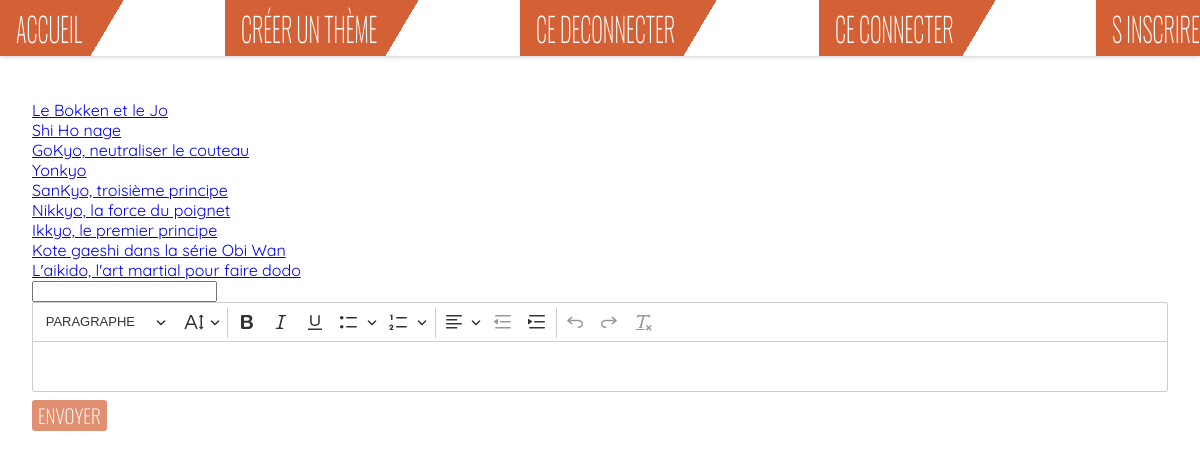
The app's page /?page=subject&id=1 with its own data.
### tables this page shows
CREATE TABLE `forum_topic` (
  `id` int(11) NOT NULL,
  `title` varchar(180) NOT NULL,
  `user_id` int(11) NOT NULL DEFAULT '0',
  `user_ip` varchar(40) NOT NULL,
  `theme_id` int(11) NOT NULL DEFAULT '0',
  `poll_id` int(11) DEFAULT NULL,
  `created_at` datetime NOT NULL DEFAULT CURRENT_TIMESTAMP,
  `updated_at` datetime DEFAULT NULL,
  `first_post_id` int(11) NOT NULL DEFAULT '0',
  `first_post_date` datetime NOT NULL DEFAULT CURRENT_TIMESTAMP,
  `last_post_id` int(11) NOT NULL DEFAULT '0',
  `last_post_date` datetime DEFAULT CURRENT_TIMESTAMP,
  `num_views` int(11) NOT NULL DEFAULT '0',
  `num_replies` int(11) NOT NULL DEFAULT '0',
  `topic_hide` tinyint(1) NOT NULL DEFAULT '0'
);

### app/Forum.php (the view, shortened to what this page needs)
<?php
class Forum {
    protected $host = "localhost";
    protected $db = "forum";
    protected $var = "charset=utf8";
    protected $user = "root";
    protected $pass = "root";
    protected $cnx;
    public function __construct() {
        try {
            $this->cnx = new PDO("mysql:host=" . $this->host . ";dbname=$this->db;$this->var", $this->user, $this->pass);
        }
        catch (PDOException $e){
            die("Connexion impossible". $e->getMessage());
        }
    }
    public function afficherSubject () {
        $s = $this->cnx->prepare("SELECT * FROM forum_topic WHERE theme_id = ? ORDER BY id DESC");
        $s->execute([$_GET['id']]);
        $subjects  = $s->fetchAll();
        foreach ($subjects as $subject) {
            echo '<p>';
            echo '<a href="?page=tralala&subjectId=' . $subject['id'] . '">';
            echo $subject['title'];
            echo '</a>';
            echo '</p>';
        }
    }
}
class Form extends Forum {
    public function FormCreerSujet() {
        echo '<form action="?page=addSubject&id='.$_GET['id'].'" method="post">';
        echo '<input type="text" name="titreSujet">';
        echo '<button>Envoyer</button>';
        echo '</form>';
    }
}

### assets/css/style.css (style rules this page uses)
* { box-sizing: border-box; margin: 0; }
body { font-family: "Quicksand", sans-serif; font-size: 1rem; padding-top: 100px; }
button { font-family: "Oswald", sans-serif; font-weight: 200; font-size: 1.2rem; border: none; text-transform: uppercase; margin: 0.5rem 0.5rem 0.5rem 0; background: rgba(211, 97, 53, 0.7); color: white; transition: 0.5s; border-radius: 3px; cursor: pointer; }

### records on screen
forum_topic: title "Le Bokken et le Jo"
forum_topic: title "Shi Ho nage"
forum_topic: title "GoKyo, neutraliser le couteau"
forum_topic: title "Yonkyo"
forum_topic: title "SanKyo, troisième principe"
forum_topic: title "Nikkyo, la force du poignet"
forum_topic: title "Ikkyo, le premier principe"
forum_topic: title "Kote gaeshi dans la série Obi Wan"
forum_topic: title "L'aikido, l'art martial pour faire dodo"
